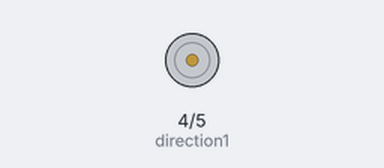
This sketch was run on a simulated Arduino Uno, built with avr-gcc and run on an emulated ATmega328P. On the bench: direction and speed pins drawn as motors (green arrow = direction pin HIGH = forward, orange = LOW = backward, longer = more drive).

Above: at 0.1 s.
At 1.1 s:
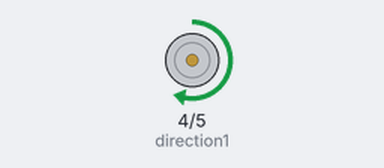
Timing chart, 0 to 2.6 s (numbered marks = the images above):
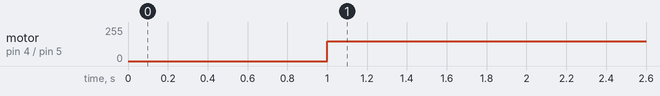

Measured:
- by itself, motor on pin 4 (direction1) / pin 5 (speed1): stopped → forward 150/255 at 1.0 s

The sketch:

1-l293d.ino
```cpp
/*  0240 - simple DC motor control with the L298N controller IC
 *
 * This sketch shows you how to control tho small 5V DC motors using the L298N controller
 * breakout.
 *
 * The sketch speeds up the motors in three steps towards one direction,
 * and then does the same in the other direction.
 *
 *
 * Components
 * ----------
 *  - Arduino Uno
 *  - a L298N motor controller breakout
 *  - two small 5V DC motors (you can play with only one motor by commenting out the instructions for motor 2)
 *
 *  Libraries
 *  ---------
 *  None
 *
 * Connections
 * -----------
 *
 * Arduino   |   L298N
 * ---------------------
 *   GND     |   GND
 *   5       |   IN1
 *   4       |   IN2
 *           |   OUT1  --> Motor 1 wire 1
 *           |   OUT2  --> Motor 1 wire 2
 *           |   +12V  --> 5V power supply
 *           |   GND   --> GND power supply
 *
 * More information
 * ----------------
 * L298N datasheet: http://www.ti.com/lit/ds/symlink/l293.pdf
 *
 *  Created on January 12 2022 by Peter Dalmaris
 *
 */

int speed1 = 5;      //Controls speed (PWM) for motor 1
int direction1 = 4;  //Controls direction for motor 1

bool direction = HIGH;  // Start the motor by moving it towards one direction. Whether it is
                        // clockwise or anticlockwise depends on how you have connected the
                        // motor's coil.

void setup() {
  pinMode(direction1, OUTPUT);
  pinMode(speed1, OUTPUT);

  digitalWrite(speed1, LOW);
  digitalWrite(direction1, LOW);
  delay(1000);
}

void loop() {
  digitalWrite(direction1, direction);  // Direction control motor 1

  analogWrite(speed1, 150);             // PWM Speed Control motor 1
  delay(5000);
//  analogWrite(speed1, 100);  // PWM Speed Control motor 1
//  delay(5000);
//  analogWrite(speed1, 200);  // PWM Speed Control motor 1
//  delay(5000);

//  direction = !direction;  // Switch direction
//  analogWrite(speed1, 0);  // Stop motor 1 before starting again in the opposite direction
//  delay(8000);
}
```
